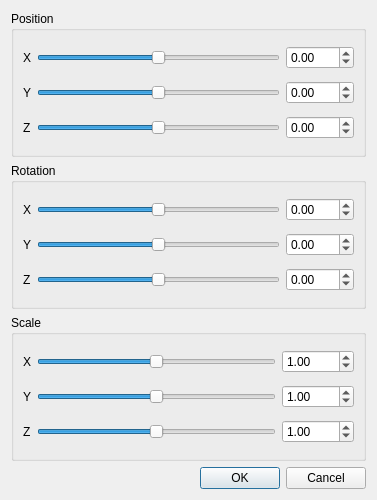
<?xml version="1.0" encoding="UTF-8"?>
<ui version="4.0">
 <class>Dialog_insert_shape</class>
 <widget class="QDialog" name="Dialog_insert_shape">
  <property name="geometry">
   <rect>
    <x>0</x>
    <y>0</y>
    <width>377</width>
    <height>500</height>
   </rect>
  </property>
  <property name="minimumSize">
   <size>
    <width>300</width>
    <height>500</height>
   </size>
  </property>
  <property name="windowTitle">
   <string>Insert Shape</string>
  </property>
  <layout class="QGridLayout" name="gridLayout">
   <item row="6" column="1">
    <widget class="QGroupBox" name="groupBox_scale">
     <property name="title">
      <string>Scale</string>
     </property>
     <layout class="QGridLayout" name="gridLayout_4">
      <item row="1" column="1">
       <widget class="QSlider" name="horizontalSlider_scale_y">
        <property name="minimum">
         <number>-9900</number>
        </property>
        <property name="maximum">
         <number>9900</number>
        </property>
        <property name="singleStep">
         <number>10</number>
        </property>
        <property name="value">
         <number>0</number>
        </property>
        <property name="sliderPosition">
         <number>0</number>
        </property>
        <property name="orientation">
         <enum>Qt::Horizontal</enum>
        </property>
       </widget>
      </item>
      <item row="1" column="2">
       <widget class="QDoubleSpinBox" name="doubleSpinBox_scale_y">
        <property name="minimum">
         <double>0.010000000000000</double>
        </property>
        <property name="maximum">
         <double>100.000000000000000</double>
        </property>
        <property name="singleStep">
         <double>0.100000000000000</double>
        </property>
        <property name="value">
         <double>1.000000000000000</double>
        </property>
       </widget>
      </item>
      <item row="0" column="2">
       <widget class="QDoubleSpinBox" name="doubleSpinBox_scale_x">
        <property name="minimumSize">
         <size>
          <width>72</width>
          <height>0</height>
         </size>
        </property>
        <property name="minimum">
         <double>0.010000000000000</double>
        </property>
        <property name="maximum">
         <double>100.000000000000000</double>
        </property>
        <property name="singleStep">
         <double>0.100000000000000</double>
        </property>
        <property name="value">
         <double>1.000000000000000</double>
        </property>
       </widget>
      </item>
      <item row="1" column="0">
       <widget class="QLabel" name="label_7">
        <property name="text">
         <string>Y</string>
        </property>
       </widget>
      </item>
      <item row="0" column="0">
       <widget class="QLabel" name="label_8">
        <property name="text">
         <string>X</string>
        </property>
       </widget>
      </item>
      <item row="0" column="1">
       <widget class="QSlider" name="horizontalSlider_scale_x">
        <property name="minimum">
         <number>-9900</number>
        </property>
        <property name="maximum">
         <number>9900</number>
        </property>
        <property name="singleStep">
         <number>10</number>
        </property>
        <property name="value">
         <number>1</number>
        </property>
        <property name="sliderPosition">
         <number>1</number>
        </property>
        <property name="orientation">
         <enum>Qt::Horizontal</enum>
        </property>
        <property name="tickPosition">
         <enum>QSlider::NoTicks</enum>
        </property>
       </widget>
      </item>
      <item row="2" column="0">
       <widget class="QLabel" name="label_9">
        <property name="text">
         <string>Z</string>
        </property>
       </widget>
      </item>
      <item row="2" column="1">
       <widget class="QSlider" name="horizontalSlider_scale_z">
        <property name="minimum">
         <number>-9900</number>
        </property>
        <property name="maximum">
         <number>9900</number>
        </property>
        <property name="singleStep">
         <number>10</number>
        </property>
        <property name="value">
         <number>1</number>
        </property>
        <property name="sliderPosition">
         <number>1</number>
        </property>
        <property name="orientation">
         <enum>Qt::Horizontal</enum>
        </property>
       </widget>
      </item>
      <item row="2" column="2">
       <widget class="QDoubleSpinBox" name="doubleSpinBox_scale_z">
        <property name="minimum">
         <double>0.010000000000000</double>
        </property>
        <property name="maximum">
         <double>100.000000000000000</double>
        </property>
        <property name="singleStep">
         <double>0.100000000000000</double>
        </property>
        <property name="value">
         <double>1.000000000000000</double>
        </property>
       </widget>
      </item>
     </layout>
    </widget>
   </item>
   <item row="7" column="1">
    <widget class="QDialogButtonBox" name="buttonBox">
     <property name="orientation">
      <enum>Qt::Horizontal</enum>
     </property>
     <property name="standardButtons">
      <set>QDialogButtonBox::Cancel|QDialogButtonBox::Ok</set>
     </property>
    </widget>
   </item>
   <item row="5" column="1">
    <widget class="QGroupBox" name="groupBox_rotation">
     <property name="title">
      <string>Rotation</string>
     </property>
     <layout class="QGridLayout" name="gridLayout_3">
      <item row="0" column="2">
       <widget class="QLabel" name="label_5">
        <property name="text">
         <string>X</string>
        </property>
       </widget>
      </item>
      <item row="0" column="3">
       <widget class="QSlider" name="horizontalSlider_rotation_x">
        <property name="minimum">
         <number>-18000</number>
        </property>
        <property name="maximum">
         <number>18000</number>
        </property>
        <property name="singleStep">
         <number>10</number>
        </property>
        <property name="orientation">
         <enum>Qt::Horizontal</enum>
        </property>
       </widget>
      </item>
      <item row="0" column="4">
       <widget class="QDoubleSpinBox" name="doubleSpinBox_rotation_x">
        <property name="minimum">
         <double>-180.000000000000000</double>
        </property>
        <property name="maximum">
         <double>180.000000000000000</double>
        </property>
        <property name="singleStep">
         <double>0.100000000000000</double>
        </property>
       </widget>
      </item>
      <item row="1" column="2">
       <widget class="QLabel" name="label_4">
        <property name="text">
         <string>Y</string>
        </property>
       </widget>
      </item>
      <item row="1" column="3">
       <widget class="QSlider" name="horizontalSlider_rotation_y">
        <property name="minimum">
         <number>-18000</number>
        </property>
        <property name="maximum">
         <number>18000</number>
        </property>
        <property name="singleStep">
         <number>10</number>
        </property>
        <property name="orientation">
         <enum>Qt::Horizontal</enum>
        </property>
       </widget>
      </item>
      <item row="1" column="4">
       <widget class="QDoubleSpinBox" name="doubleSpinBox_rotation_y">
        <property name="minimum">
         <double>-180.000000000000000</double>
        </property>
        <property name="maximum">
         <double>180.000000000000000</double>
        </property>
        <property name="singleStep">
         <double>0.100000000000000</double>
        </property>
       </widget>
      </item>
      <item row="2" column="2">
       <widget class="QLabel" name="label_6">
        <property name="text">
         <string>Z</string>
        </property>
       </widget>
      </item>
      <item row="2" column="3">
       <widget class="QSlider" name="horizontalSlider_rotation_z">
        <property name="minimum">
         <number>-18000</number>
        </property>
        <property name="maximum">
         <number>18000</number>
        </property>
        <property name="singleStep">
         <number>10</number>
        </property>
        <property name="orientation">
         <enum>Qt::Horizontal</enum>
        </property>
       </widget>
      </item>
      <item row="2" column="4">
       <widget class="QDoubleSpinBox" name="doubleSpinBox_rotation_z">
        <property name="minimum">
         <double>-180.000000000000000</double>
        </property>
        <property name="maximum">
         <double>180.000000000000000</double>
        </property>
        <property name="singleStep">
         <double>0.100000000000000</double>
        </property>
       </widget>
      </item>
     </layout>
    </widget>
   </item>
   <item row="4" column="1">
    <widget class="QGroupBox" name="groupBox_position">
     <property name="title">
      <string>Position</string>
     </property>
     <layout class="QGridLayout" name="gridLayout_2">
      <item row="0" column="3">
       <widget class="QSlider" name="horizontalSlider_position_x">
        <property name="minimum">
         <number>-50000</number>
        </property>
        <property name="maximum">
         <number>50000</number>
        </property>
        <property name="singleStep">
         <number>10</number>
        </property>
        <property name="orientation">
         <enum>Qt::Horizontal</enum>
        </property>
        <property name="invertedAppearance">
         <bool>false</bool>
        </property>
       </widget>
      </item>
      <item row="0" column="2">
       <widget class="QLabel" name="label">
        <property name="text">
         <string>X</string>
        </property>
       </widget>
      </item>
      <item row="1" column="2">
       <widget class="QLabel" name="label_2">
        <property name="text">
         <string>Y</string>
        </property>
       </widget>
      </item>
      <item row="1" column="3">
       <widget class="QSlider" name="horizontalSlider_position_y">
        <property name="minimum">
         <number>-50000</number>
        </property>
        <property name="maximum">
         <number>50000</number>
        </property>
        <property name="singleStep">
         <number>10</number>
        </property>
        <property name="orientation">
         <enum>Qt::Horizontal</enum>
        </property>
       </widget>
      </item>
      <item row="2" column="3">
       <widget class="QSlider" name="horizontalSlider_position_z">
        <property name="minimum">
         <number>-50000</number>
        </property>
        <property name="maximum">
         <number>50000</number>
        </property>
        <property name="singleStep">
         <number>10</number>
        </property>
        <property name="orientation">
         <enum>Qt::Horizontal</enum>
        </property>
       </widget>
      </item>
      <item row="2" column="2">
       <widget class="QLabel" name="label_3">
        <property name="text">
         <string>Z</string>
        </property>
       </widget>
      </item>
      <item row="2" column="4">
       <widget class="QDoubleSpinBox" name="doubleSpinBox_position_z">
        <property name="minimum">
         <double>-500.000000000000000</double>
        </property>
        <property name="maximum">
         <double>500.000000000000000</double>
        </property>
        <property name="singleStep">
         <double>0.100000000000000</double>
        </property>
       </widget>
      </item>
      <item row="1" column="4">
       <widget class="QDoubleSpinBox" name="doubleSpinBox_position_y">
        <property name="minimum">
         <double>-500.000000000000000</double>
        </property>
        <property name="maximum">
         <double>500.000000000000000</double>
        </property>
        <property name="singleStep">
         <double>0.100000000000000</double>
        </property>
       </widget>
      </item>
      <item row="0" column="4">
       <widget class="QDoubleSpinBox" name="doubleSpinBox_position_x">
        <property name="minimum">
         <double>-500.000000000000000</double>
        </property>
        <property name="maximum">
         <double>500.000000000000000</double>
        </property>
        <property name="singleStep">
         <double>0.100000000000000</double>
        </property>
       </widget>
      </item>
     </layout>
    </widget>
   </item>
  </layout>
 </widget>
 <tabstops>
  <tabstop>buttonBox</tabstop>
  <tabstop>horizontalSlider_position_x</tabstop>
  <tabstop>doubleSpinBox_position_x</tabstop>
  <tabstop>horizontalSlider_position_y</tabstop>
  <tabstop>doubleSpinBox_position_y</tabstop>
  <tabstop>horizontalSlider_position_z</tabstop>
  <tabstop>doubleSpinBox_position_z</tabstop>
  <tabstop>horizontalSlider_rotation_x</tabstop>
  <tabstop>doubleSpinBox_rotation_x</tabstop>
  <tabstop>horizontalSlider_rotation_y</tabstop>
  <tabstop>doubleSpinBox_rotation_y</tabstop>
  <tabstop>horizontalSlider_rotation_z</tabstop>
  <tabstop>doubleSpinBox_rotation_z</tabstop>
  <tabstop>horizontalSlider_scale_x</tabstop>
  <tabstop>doubleSpinBox_scale_x</tabstop>
  <tabstop>horizontalSlider_scale_y</tabstop>
  <tabstop>doubleSpinBox_scale_y</tabstop>
  <tabstop>horizontalSlider_scale_z</tabstop>
  <tabstop>doubleSpinBox_scale_z</tabstop>
 </tabstops>
 <resources/>
 <connections>
  <connection>
   <sender>buttonBox</sender>
   <signal>accepted()</signal>
   <receiver>Dialog_insert_shape</receiver>
   <slot>accept()</slot>
   <hints>
    <hint type="sourcelabel">
     <x>248</x>
     <y>254</y>
    </hint>
    <hint type="destinationlabel">
     <x>157</x>
     <y>274</y>
    </hint>
   </hints>
  </connection>
  <connection>
   <sender>buttonBox</sender>
   <signal>rejected()</signal>
   <receiver>Dialog_insert_shape</receiver>
   <slot>reject()</slot>
   <hints>
    <hint type="sourcelabel">
     <x>316</x>
     <y>260</y>
    </hint>
    <hint type="destinationlabel">
     <x>286</x>
     <y>274</y>
    </hint>
   </hints>
  </connection>
 </connections>
</ui>
